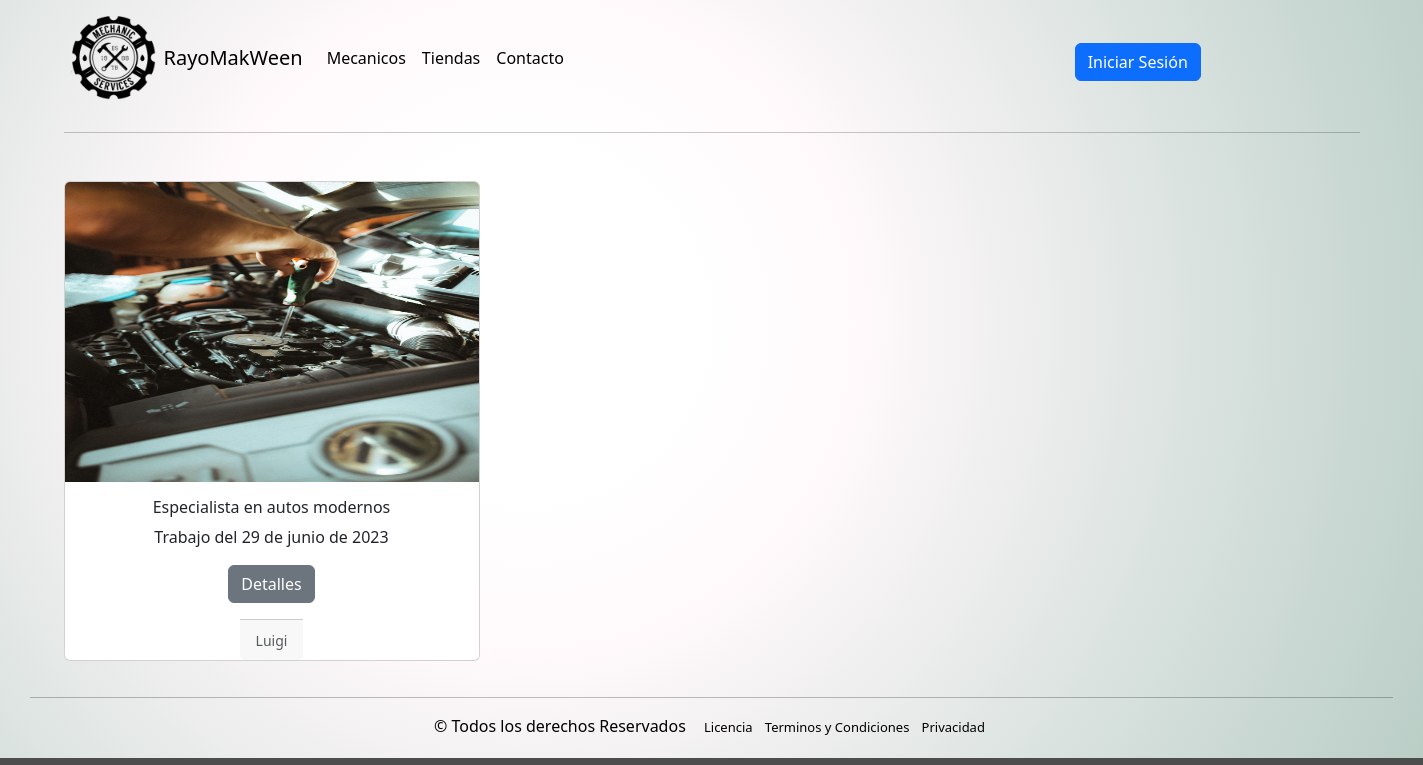
The page /Luigi on the database its author committed.
### Mecanico/models.py (models this page shows, shortened)
class Atencion(models.Model):
    Fecha_Atencion = models.DateField(default=timezone.now)
    Fotos_Atencion = models.ImageField(upload_to='imagenesMecanicos', null=True)
    Diagnostico_Atencion = models.TextField(max_length=1000, blank=False)
    MaterialesUsados = models.CharField(max_length=1000, blank=False, null=False)
    id_user = models.ForeignKey(User, on_delete=models.CASCADE, null=True, related_name='id_mecanico_atencion')
    user = models.ForeignKey(User, on_delete=models.CASCADE, null=True, related_name='nombre_mecanico')
    EstadoTrabajo = models.TextField(max_length=1000, blank=True)
    id_Estado = models.IntegerField(blank=False)

### Mecanico/views.py (the view)
# urls.py: path('Luigi', Luigi, name='Luigi'),
def Luigi(request):
    user_id = 9  # ID del usuario específico
    mecanicos = User.objects.filter(id=user_id)
    atenciones = Atencion.objects.filter(user_id=user_id, id_Estado=1)
    context = {'atenciones': atenciones,'mecanico':mecanicos}
    return render(request,'mecanico/Luigi.html',context)

### Mecanico/templates/mecanico/Luigi.html (shortened to what this page needs)
{% extends 'Mecanico/base.html' %}
{% block contenido %}
{% load static %}
<div class="container mt-5">
    <div class="row row-cols-1 row-cols-md-3 g-4">
        {% for my_atencion in atenciones %}
            <div class="col">
                <div class="card text-center">
                    <img class="card-img-top" src="{{ my_atencion.Fotos_Atencion.url }}" alt="...">
                    <div class="card-body">
                        {% for usuario in mecanico %}
                        <h6 class="card-title">{{ usuario.first_name }}</h6>
                        {% endfor %}
                        <p class="card-text">Trabajo del {{ my_atencion.Fecha_Atencion }}</p>
                        <button type="button" class="btn btn-secondary" data-bs-toggle="modal" data-bs-target="#exampleModal{{ my_atencion.id }}" data-bs-whatever="luigi@rayomakween.cl">Detalles</button>
                    </div>
                    <div class="card-footer">
                        <small class="text-body-secondary">Luigi</small>
                    </div>
                </div>
            </div>
        {% endfor %}
    </div>
</div>
{% endblock %}

### Mecanico/static/mecanico/css/estilos.css (style rules this page uses)
html { background: #4e4d4d; }
body { background: radial-gradient(circle at 36.97% 42.48%, #ffffff 0, #ffffff 16.67%, #fff9fb 33.33%, #eeeeee 50%, #dbe3e0 66.67%, #cad8d3 83.33%, #bacec6 100%); }
.card-img-top { object-fit: fill; overflow: hidden; max-width: 100%; height: 300px; }
.card { align-items: center; }

### rows shown on the page
Atencion: Fotos_Atencion (picture), Fecha_Atencion "29 de junio de 2023"

### other values the page prints
{{ usuario.first_name }} "Especialista en autos modernos"
